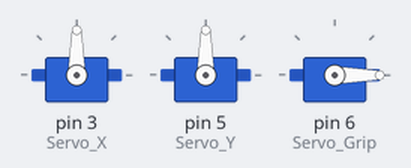
A sketch run on a simulated Arduino Uno, built with avr-gcc and run on an emulated ATmega328P. Shown: 3 × servo.

Above: at 0.05 s.
At 3.0 s:
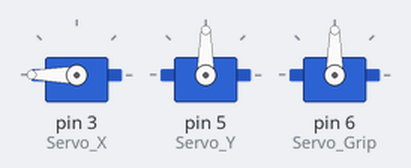
At 4.5 s:
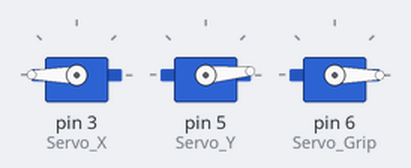
At 6.0 s:
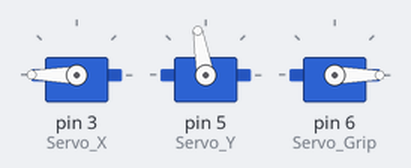
At 9.0 s:
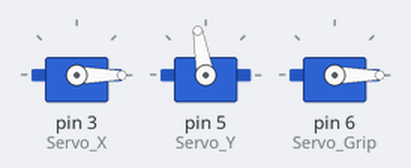
At 12.0 s:
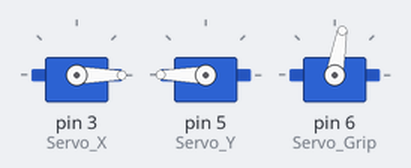
Timing chart, 0 to 15.6 s (numbered marks = the images above):
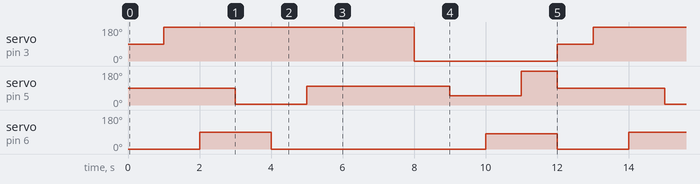

Measured:
- by itself, servo on pin 3 (Servo_X): repeats every 12.0 s: 0° 4.0 s, 90° 1.0 s, 180° 7.0 s
- by itself, servo on pin 5 (Servo_Y): repeats every 12.0 s: 100° 4.0 s, 50° 2.0 s, 180° 1.0 s, 90° 3.0 s, 5° 2.0 s
- by itself, servo on pin 6 (Servo_Grip): repeats every 12.0 s: 0° 6.0 s, 80° 2.0 s, 0° 2.0 s, 90° 2.0 s

The sketch:

AutomationJ.ino
```cpp
#include <Servo.h>

Servo Servo_X;
Servo Servo_Y;
Servo Servo_Grip;

#define BUTTON 2

boolean state = false;
boolean automatedMode = true; // Set to true for automated movement

void setup()
{
  Servo_X.attach(3);
  Servo_Y.attach(5);
  Servo_Grip.attach(6);
  pinMode(BUTTON, INPUT_PULLUP);
}

void loop()
{
  if (automatedMode) {
    // Automated movement sequence
    automatedMovement();
  } else {
    // Manual control via button press
    manualControl();
  }
}

void automatedMovement() {
  // Default position
  defaultPosition();

  // Move to the right and pick up the ball
  moveRightAndPickUpBall();

  // Go to the left and put down the ball
  goLeftAndPutDownBall();
}

void defaultPosition() {
  // Move to default position
  Servo_X.write(90); // Middle position for Servo_X
  Servo_Y.write(90); // Middle position for Servo_Y
  Servo_Grip.write(0); // Close the grip
  delay(1000); // Wait for 1 second
}

void moveRightAndPickUpBall() {
  // Move arm to the right
  Servo_X.write(180); // Move Servo_X to the rightmost position
  delay(1000); // Wait for the arm to reach the position

  // Open the grip
  Servo_Grip.write(90); // Open the grip
  delay(1000); // Wait for the grip to open

  // Lower Servo_Y
  Servo_Y.write(5); // Lower Servo_Y to pick up the ball
  delay(1000); // Wait for the arm to lower

  // Close the grip to pick up the ball
  Servo_Grip.write(0); // Close the grip
  delay(1000); // Wait for the grip to close

  // Raise Servo_Y
  Servo_Y.write(100); // Raise Servo_Y
  delay(1000); // Wait for the arm to raise
}

void goLeftAndPutDownBall() {
  // Lower Servo_Y
  Servo_Y.write(100); // Lower Servo_Y
   Servo_X.write(180); //down the second servp
  delay(1000); // Wait for the arm to lower

  // Open the grip
  Servo_Grip.write(0); // Open the grip
  delay(1000); // Wait for the grip to open

  // Move arm to the left
  Servo_X.write(0); // Move Servo_X to the leftmost position
  delay(1000); // Wait for the arm to reach the position
 // Raise Servo_Y


   Servo_Y.write(50); // Raise Servo_Y
  delay(1000); // Wait for the arm to raise
    Servo_Grip.write(80); // Close the grip
  delay(1000); // Wait for the grip to close
  // Close the grip to put down the ball
   Servo_Y.write(180); // Raise Servo_Y
  delay(1000); // Wait for the arm to raise
  // Close the grip to put down the ball


}

void manualControl() {
  // Your manual control logic goes here
}
```
